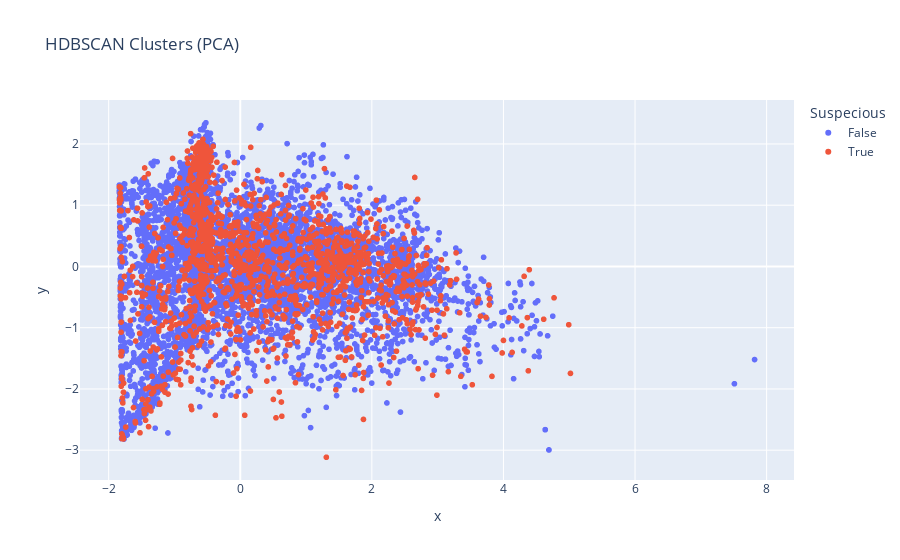

Notebook code for this chart:
### Code cell
pca = PCA(n_components=2)
X_pca = pca.fit_transform(X_hdbscan_scaled[:8000])

# Plot
fig = px.scatter(
    x=X_pca[:, 0], y=X_pca[:, 1], color=X_hdbscan["Suspecious"][:8000],
    title='HDBSCAN Clusters (PCA)',
    labels={'color': 'Suspecious'}
)
fig.show()

### Figure 1 — Plotly figure (JSON) as saved in the notebook; plotly's stock layout.template omitted (floating-point values rounded to 4 significant figures; data arrays with more than 128 entries replaced by an {"elided": "..."} marker saying what was removed)
{"data": [{"hovertemplate": "Suspecious=False<br>x=%{x}<br>y=%{y}<extra></extra>", "legendgroup": "False", "marker": {"color": "#636efa", "symbol": "circle"}, "mode": "markers", "name": "False", "showlegend": true, "type": "scattergl", "x": {"elided": "6485 float values"}, "xaxis": "x", "y": {"elided": "6485 float values"}, "yaxis": "y"}, {"hovertemplate": "Suspecious=True<br>x=%{x}<br>y=%{y}<extra></extra>", "legendgroup": "True", "marker": {"color": "#EF553B", "symbol": "circle"}, "mode": "markers", "name": "True", "showlegend": true, "type": "scattergl", "x": {"elided": "1515 float values"}, "xaxis": "x", "y": {"elided": "1515 float values"}, "yaxis": "y"}], "layout": {"legend": {"title": {"text": "Suspecious"}, "tracegroupgap": 0}, "title": {"text": "HDBSCAN Clusters (PCA)"}, "xaxis": {"anchor": "y", "domain": [0, 1], "title": {"text": "x"}}, "yaxis": {"anchor": "x", "domain": [0, 1], "title": {"text": "y"}}}}
